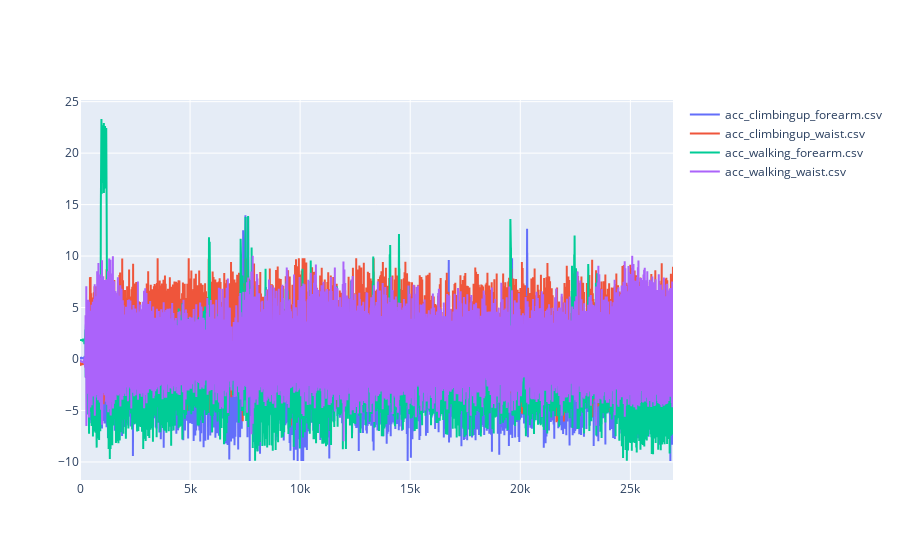

The notebook cell this image was saved under:
### Code cell
fig = go.Figure()
for i, x in enumerate(s):
    fig.add_trace(go.Scatter(y=x, mode="lines", showlegend=True, name=files[i]))
fig.show()

### Figure 1 — Plotly figure (JSON) as saved in the notebook; plotly's stock layout.template omitted (floating-point values rounded to 4 significant figures; data arrays with more than 128 entries replaced by an {"elided": "..."} marker saying what was removed)
{"data": [{"mode": "lines", "name": "acc_climbingup_forearm.csv", "showlegend": true, "type": "scatter", "y": {"elided": "26938 float values"}}, {"mode": "lines", "name": "acc_climbingup_waist.csv", "showlegend": true, "type": "scatter", "y": {"elided": "26938 float values"}}, {"mode": "lines", "name": "acc_walking_forearm.csv", "showlegend": true, "type": "scatter", "y": {"elided": "26938 float values"}}, {"mode": "lines", "name": "acc_walking_waist.csv", "showlegend": true, "type": "scatter", "y": {"elided": "26938 float values"}}], "layout": {}}
